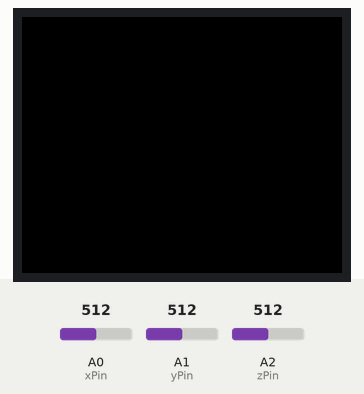
A sketch run on a simulated Arduino Uno, built with avr-gcc and run on an emulated ATmega328P. Shown: 160×128 colour display. The test bench sets the inputs (shaded band); at power-on: A1 (yPin) = 512, A2 (zPin) = 512, A0 (xPin) = 512. Random numbers use the default seed unless the sketch sets one; what the sketch prints to the serial monitor is not drawn.

Above: at 1.2 s.
1.3 s: A1 (yPin) set to 456
At 2.1 s:
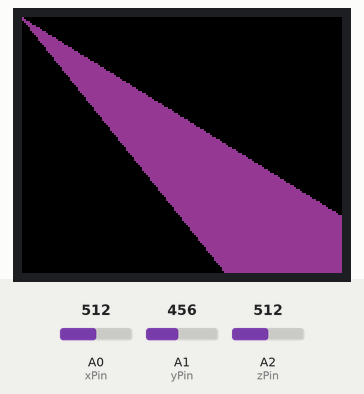
2.9 s: A1 (yPin) set to 443
At 4.1 s:
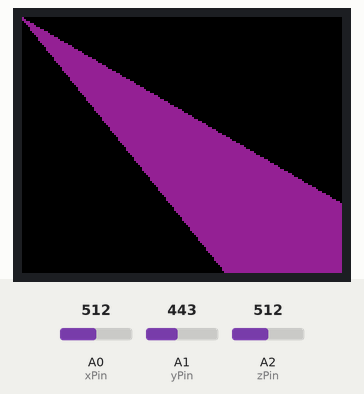
4.5 s: A2 (zPin) set to 688
6.0 s: A2 (zPin) set to 697
7.6 s: A0 (xPin) set to 900
At 8.2 s:
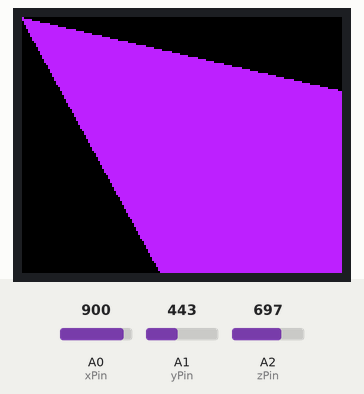
9.1 s: A0 (xPin) set to 1023
At 10.6 s:
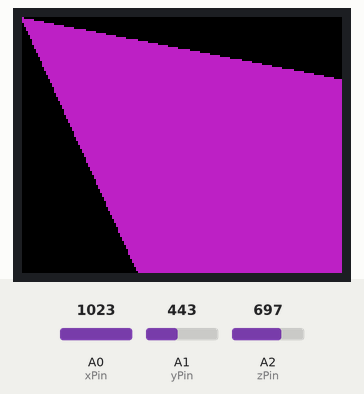
Timing chart, 0 to 11.7 s (numbered marks = the images above; inputs shaded):
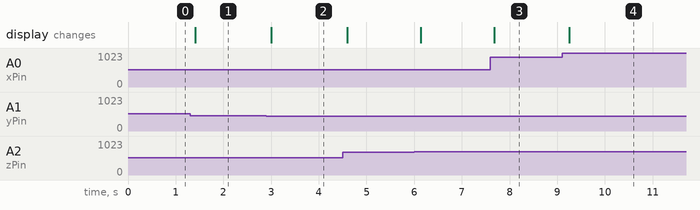

The sketch:

Caleiduino_arduino.ino
```cpp
#include <TFT.h>  // Arduino LCD library
#include <SPI.h>

#define cs 8
#define dc 9
#define rst 10

TFT TFTscreen = TFT(cs, dc, rst);
//analog pins from the accelerometer
int xPin = A0;
int yPin = A1;
int zPin = A2;

//minimum values from the accelerometer on each axis
int minVal = 260;
int maxVal = 420;

//variables to store incoming values from the accelerometer
int sensorValue1, sensorValue2, sensorValue3;
//variables to store mapped values from the accelerometer
int valX, valY, valZ;
int sound = 0;
//booleans to check axis status
bool staticX, staticY, staticZ;
//variable to store if caleiduino is on standby mode or if its moving
int active;
//variables to store color components
int red,  blue, green;
//variables to store init values for calibration
int initX, initY, initZ;

void setup(void) {
  Serial.begin(9600);
  TFTscreen.begin();
  TFTscreen.background(0,0,0);
  //init calibration
  initX = analogRead(xPin);
  initY = analogRead(yPin);
  initZ = analogRead(zPin);


  // pinMode(4, OUTPUT);
}

void loop() {
   //read incoming data from 3 each accelerometer axis
   sensorValue1 = analogRead(xPin);
   sensorValue2 = analogRead(yPin);
   sensorValue3 = analogRead(zPin);

  //screen width & height dimensions

  // +---------- 160px -----------+
  // +                            +
  // +                            +
  // 128px                        +
  // +                            +
  // +                            +
  // +----------------------------+

  //map values according to screen dimensions
  valX = map(sensorValue1, minVal, maxVal, 1, 160);
  valY = map(sensorValue2, minVal, maxVal, 1, 128);
  valZ = map(sensorValue3, minVal, maxVal, 1, 128);

  // Mapeamos los valores de valX para crear valores sonoros.
  // Mira los valores de la tabla de abajo:
 // sound = map(voltage3, minVal, maxVal, 31, 4978);
  // La funcion tone(PIN, Frecuencia, Duracion). Mas informacion en:
  // https://www.arduino.cc/en/Reference/Tone
  // Aqui añadimos aleatoriedad random() a la duracion de
  // los sonidos del piezoelectrico para que sean mas locos:
  //tone(4, sound, valZ / random(10));

  //Uncomment this block to draw with party random colors
  /*
  red = random(255);
  green = random(255);
  blue = random(255);
  */
  //map color channels according to accelerometer axis
  red = map(sensorValue1, minVal,maxVal,0, 255);
  green = map(sensorValue2, minVal,maxVal,0, 255);
  blue = map(sensorValue3, minVal,maxVal,0, 255);

  //here we send information to Serial port, to check on the console or communication with our Processing sketch
  Serial.print(valX);
  Serial.print(",");
  Serial.print(valY);
  Serial.print(",");
  Serial.print(valZ);
  Serial.print(",");
  Serial.print(red);
  Serial.print(",");
  Serial.print(green);
  Serial.print(",");
  Serial.print(blue);
  Serial.print(",");
  Serial.print(active);
  Serial.println(",");


  //Check if caleiduino is in vertical & static position
  if(initX == sensorValue1 || initX-1 == sensorValue1 || initX+1 == sensorValue1){
     staticX = true;
  } else {
     staticX = false;
  }

if(initY == sensorValue2 || initY-1 == sensorValue2 || initY+1 == sensorValue2){
     staticY = true;
  } else {
     staticY = false;
  }


if(initZ == sensorValue3 || initZ-1 == sensorValue3 || initZ+1 == sensorValue3){
     staticZ = true;
  } else {
     staticZ = false;
  }

  //Keep screen black if its vertical and static
  if(staticX == true && staticY == true && staticZ == true){
    TFTscreen.background(0,0,0);
    active = 0;

      } else {
        active = 1;
        //HERE is where we draw our stuff

        TFTscreen.noStroke();
        TFTscreen.fill(blue, green, red);
        TFTscreen.triangle(valX, valY, valZ, valX, 0, 0);
        TFTscreen.stroke(255, 255, 255);
        TFTscreen.line(valX, valY, valZ, valY + random(50));
      }

  delay(100);
}
```

Measured:
- the behaviour switches between 444 and 443 on A1 (yPin) (found by bisection; images 1 and 2)
- after the input at 1.3 s, the display: changes after 0.11 s (image 1)
- after the input at 2.9 s, the display: changes after 0.10 s (image 2)
- after the input at 7.6 s, the display: changes after 0.08 s (image 3)
- after the input at 9.1 s, the display: changes after 0.15 s (image 4)
